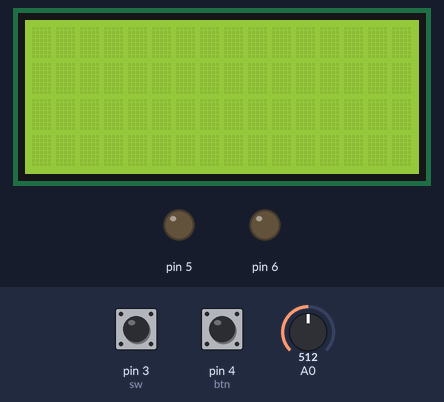
Bench run of a sketch on a simulated Arduino Uno, built with avr-gcc and run on an emulated ATmega328P. On the bench: 16×4 character LCD, output pins drawn as LEDs (lit = HIGH). Inputs (shaded band) come from the test bench; at power-on: pin 4 (btn) LOW, pin 3 (sw) HIGH, A0 = 512.

Above: at 1.2 s.
1.3 s: pin 4 (btn) pulled HIGH for 3.2 s
At 5.6 s:
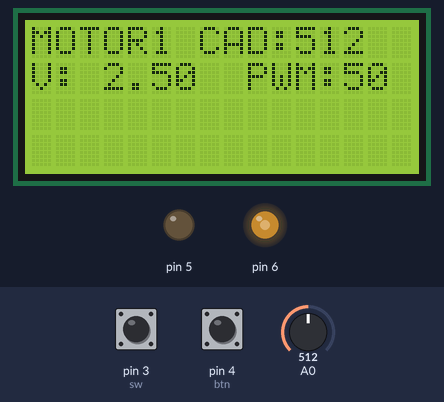
6.0 s: pin 3 (sw) pulled LOW for 0.35 s
At 7.3 s:
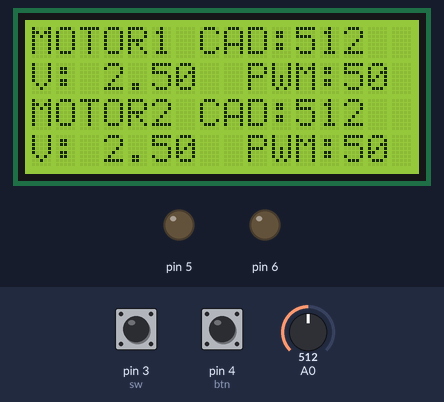
7.8 s: pin 4 (btn) pulled HIGH for 1 s
At 9.3 s:
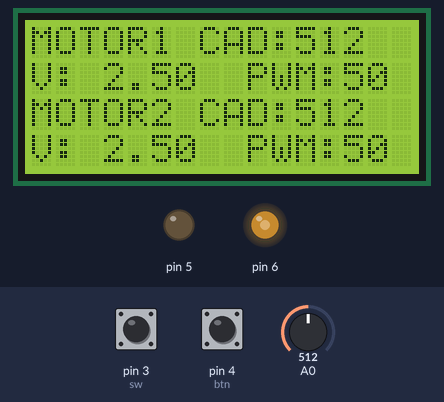
10.3 s: pin 4 (btn) pulled HIGH for 0.35 s
At 12.0 s:
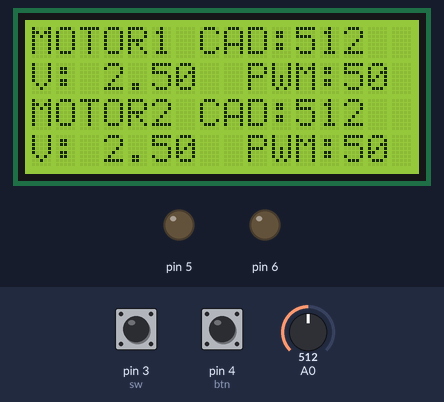
12.3 s: pin 3 (sw) pulled LOW for 3.2 s
At 13.7 s:
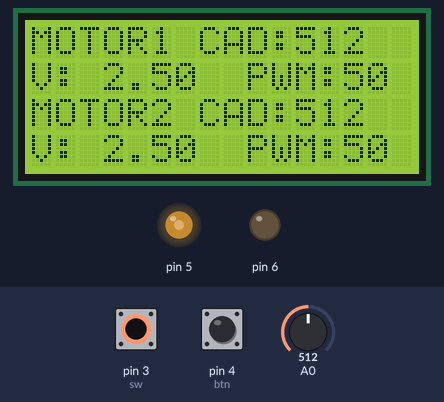
Timing chart, 0 to 17.2 s (numbered marks = the images above; inputs shaded):
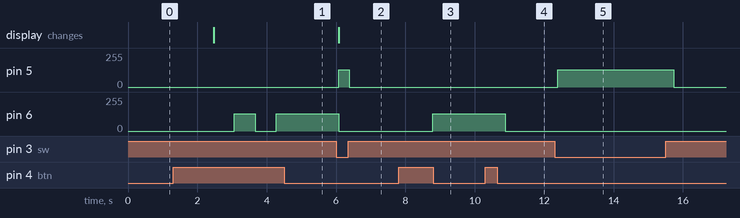

Measured:
- after the input at 1.3 s, pin 6: 0/255 → 128/255 after 1.8 s, → 0/255 0.60 s later, → 128/255 0.60 s later; the display: changes after 1.2 s (image 1)
- after the input at 6.0 s, pin 5: 0/255 → 128/255 after 0.07 s, → 0/255 0.30 s later; pin 6: 128/255 → 0/255 after 0.07 s; the display: changes after 0.08 s (image 2)
- after the input at 7.8 s, pin 6: 0/255 → 128/255 after 0.98 s
- after the input at 10.3 s, pin 6: 128/255 → 0/255 after 0.58 s
- after the input at 12.3 s, pin 5: 0/255 → 128/255 after 0.09 s, → 0/255 3.4 s later

The sketch:

PillajoGustavo_DEBER_4.1_SE.ino
```cpp
/*
 *  DEBER 4.1
 * TEMA: CAD Y PWM
 * NOMBRE: Gustavo Pillajo
 */
 #include <LiquidCrystal.h>
 LiquidCrystal lcd(13,12,11,10,9,8);    // seleccion de pines para lcd
 int conversor1;                        // variable para adquirir datos del conversor
 int conversor2;
 float vol1;                            //variable de conversion del conversor
 float vol2;
 int dutty1;                            //variable para el uso de pwm
 int dutty2;
 int st;
 const int btn=4;
 const int sw=3;
 int i=0;
void setup() {
    lcd.begin(16,4);                      //inicializando lcd
    pinMode(btn,INPUT);
    pinMode(sw,INPUT);

}
void loop() {
  if(digitalRead(btn)==HIGH){
       delay(300);
       i=1-i;
       if(i==0){
          conversor1=analogRead(A0);           //lectura del canal A0
          vol1=(conversor1*5.0)/1023.0;        //conversor de voltaje (formula)
          dutty1=conversor1/4;                 //cambio la escala para el ciclo de dutty
          analogWrite(6,st);
          analogWrite(5,st);
          lcd.setCursor(0,0);                   //cursor de lcd
          lcd.print("MOTOR1");
          lcd.setCursor(7,0);
          lcd.print("CAD:");
          lcd.setCursor(11,0);
          lcd.print(conversor1);
          lcd.setCursor(0,1);
          lcd.print("V:");
          lcd.setCursor(3,1);
          lcd.print(vol1);
          lcd.setCursor(9,1);
          lcd.print("PWM:");
          lcd.setCursor(13,1);
          lcd.print((dutty1*100)/255);
        }
          else {
             analogWrite(6,dutty1);
             }
        }

       if(digitalRead(sw)==LOW){
            conversor2=analogRead(A0);          //lectura del canal A0
            vol2=(conversor2*5.0)/1023.0;       //conversor de voltaje (formula)
            dutty2=conversor2/4;                //cambio la escala para el ciclo de dutty
            analogWrite(5,dutty1);              //envio de valor al pin 5
            analogWrite(6,st);
            lcd.setCursor(0,2);                 //cursor de lcd
            lcd.print("MOTOR2");
            lcd.setCursor(7,2);
            lcd.print("CAD:");
            lcd.setCursor(11,2);
            lcd.print(conversor2);
            lcd.setCursor(0,3);
            lcd.print("V:");
            lcd.setCursor(3,3);
            lcd.print(vol2);
            lcd.setCursor(9,3);
            lcd.print("PWM:");
            lcd.setCursor(13,3);
            lcd.print((dutty2*100)/255);
            delay(300);
          }
      else{
        analogWrite(5,st);                    //envio de valor al pin 5
        delay(300);
       }
}
```
